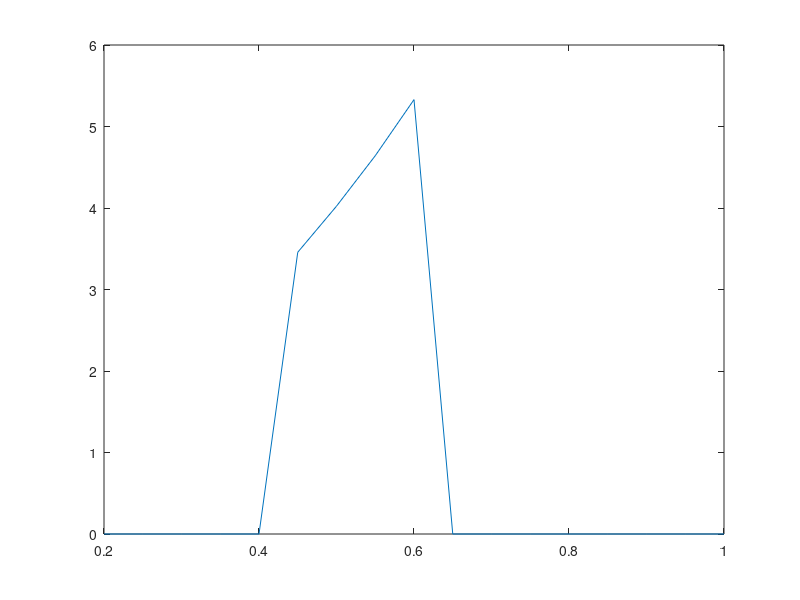

The MATLAB source for this figure:

clear all; clc; close all


j=1;
omega=0.05;
epsilon=0.2;
i=1;
for epsilonT=epsilon:0.05:1

        hv(i)= fzero(@(h)((epsilonT*((omega/epsilon)^h))+((1-epsilonT)*(((1-omega)/(1-epsilon))^h))-1),4);
    i=i+1;
 end

plot(epsilon:0.05:1,hv);

% 
% clear all; clc; close all
% 
% 
% j=1;
% omega=0.05;
% epsilon=0.2;
% 
% j=1;
% figure
% hold
% for epsilonT=epsilon:0.05:1
%     epsilonT
%     i=1;
%     for h=0:.1:10
%       
%         er(i)=((epsilonT*((omega/epsilon)^h))+((1-epsilonT)*(((1-omega)/(1-epsilon))^h)));
%         i=i+1;
%   
%     end
%   plot(0:.1:10,er,0:.1:10,ones(size(er)) );
% end
% 

